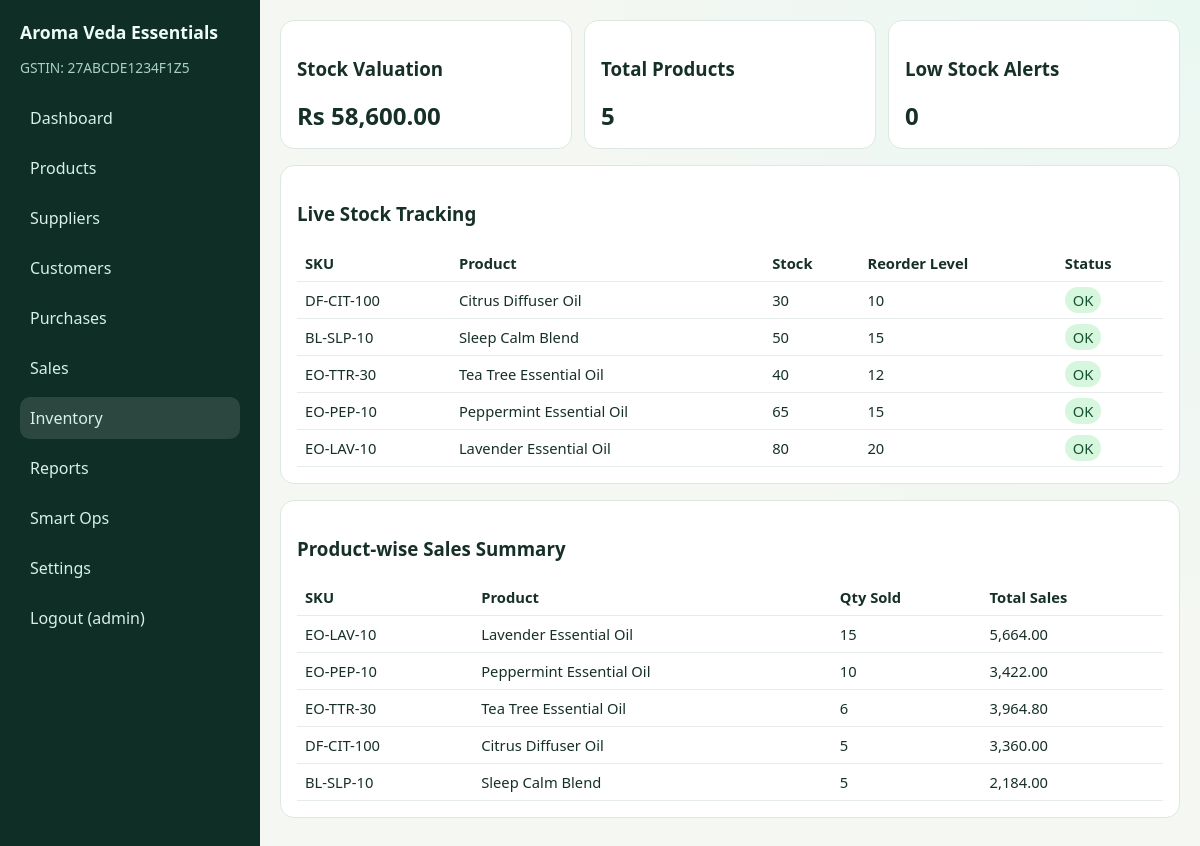
The app's page /index.php?route=inventory/index (signed in) with its own data.
### tables this page shows
CREATE TABLE products (
    id INT AUTO_INCREMENT PRIMARY KEY,
    product_name VARCHAR(120) NOT NULL,
    sku VARCHAR(60) NOT NULL UNIQUE,
    category ENUM('Single Oil', 'Blend', 'Diffuser Oil') NOT NULL,
    variant VARCHAR(120) NOT NULL,
    size VARCHAR(20) NOT NULL,
    hsn_code VARCHAR(20) NOT NULL,
    gst_percent DECIMAL(5,2) NOT NULL,
    purchase_price DECIMAL(12,2) NOT NULL,
    selling_price DECIMAL(12,2) NOT NULL,
    stock_quantity INT NOT NULL DEFAULT 0,
    reorder_level INT NOT NULL DEFAULT 5,
    lead_time_days INT NOT NULL DEFAULT 7,
    moq INT NOT NULL DEFAULT 10,
    created_at DATETIME NOT NULL DEFAULT CURRENT_TIMESTAMP
);

### controllers/InventoryController.php (called while the page is built, shortened)
<?php
class InventoryController extends Controller
{
    public function index(): void
    {
        $model = new Product();
        $this->view('inventory/index', [
            'products' => $model->all(),
            'lowStock' => $model->lowStock(),
            'valuation' => $model->stockValuation(),
            'salesSummary' => $model->salesSummary(),
        ]);
    }
}

### index.php (called while the page is built, shortened)
<?php
require_once __DIR__ . '/core/helpers.php';
$route = $_GET['route'] ?? 'dashboard/index';
[$controllerName, $action] = array_pad(explode('/', $route), 2, 'index');
$controller = new $controllerClass();
$controller->$action();

### models/Product.php (called while the page is built, shortened)
<?php
class Product
{
    private PDO $db;
    public function __construct()
    {
        $this->db = Database::connection();
    }
    public function all(): array
    {
        return $this->db->query('SELECT * FROM products ORDER BY id DESC')->fetchAll();
    }
    public function salesSummary(): array
    {
        $sql = 'SELECT p.product_name, p.sku, COALESCE(SUM(si.quantity),0) AS total_qty, COALESCE(SUM(si.total),0) AS total_sales
                FROM products p
                LEFT JOIN sale_items si ON si.product_id = p.id
                LEFT JOIN sales s ON s.id = si.sale_id
                GROUP BY p.id, p.product_name, p.sku
                ORDER BY total_qty DESC';
        return $this->db->query($sql)->fetchAll();
    }
}

### core/helpers.php (called while the page is built, shortened)
<?php
function e($value): string
{
    return htmlspecialchars((string)$value, ENT_QUOTES, 'UTF-8');
}

### views/inventory/index.php (the view)
<section class="grid three">
    <div class="card metric"><h3>Stock Valuation</h3><p>Rs <?= number_format($valuation, 2) ?></p></div>
    <div class="card metric"><h3>Total Products</h3><p><?= count($products) ?></p></div>
    <div class="card metric"><h3>Low Stock Alerts</h3><p><?= count($lowStock) ?></p></div>
</section>
<section class="card">
    <h3>Live Stock Tracking</h3>
    <table>
        <thead><tr><th>SKU</th><th>Product</th><th>Stock</th><th>Reorder Level</th><th>Status</th></tr></thead>
        <tbody>
        <?php foreach ($products as $p): ?>
            <tr>
                <td><?= e($p['sku']) ?></td>
                <td><?= e($p['product_name']) ?></td>
                <td><?= (int)$p['stock_quantity'] ?></td>
                <td><?= (int)$p['reorder_level'] ?></td>
                <td><?= (int)$p['stock_quantity'] < (int)$p['reorder_level'] ? '<span class="badge danger">Low</span>' : '<span class="badge">OK</span>' ?></td>
            </tr>
        <?php endforeach; ?>
        </tbody>
    </table>
</section>
<section class="card">
    <h3>Product-wise Sales Summary</h3>
    <table>
        <thead><tr><th>SKU</th><th>Product</th><th>Qty Sold</th><th>Total Sales</th></tr></thead>
        <tbody>
        <?php foreach ($salesSummary as $s): ?>
            <tr>
                <td><?= e($s['sku']) ?></td>
                <td><?= e($s['product_name']) ?></td>
                <td><?= (int)$s['total_qty'] ?></td>
                <td><?= number_format((float)$s['total_sales'], 2) ?></td>
            </tr>
        <?php endforeach; ?>
        </tbody>
    </table>
</section>

### assets/css/style.css (style rules this page uses)
:root { --bg: #f4f7f2; --card: #ffffff; --accent: #1d6f5f; --accent-soft: #dff0eb; --text: #163028; --muted: #64748b; --danger: #b42318; }
* { box-sizing: border-box; }
body { margin: 0; font-family: "Segoe UI", Tahoma, sans-serif; color: var(--text); background: radial-gradient(circle at top right, #eaf8f2 0%, var(--bg) 42%); }
.card { background: var(--card); border: 1px solid #dce8e3; border-radius: 14px; padding: 16px; margin-bottom: 16px; }
.metric p { font-size: 1.5rem; font-weight: 600; margin: 0; }
.grid { display: grid; gap: 12px; }
.grid.three { grid-template-columns: repeat(3, 1fr); }
table { width: 100%; border-collapse: collapse; background: #fff; }
th, td { border-bottom: 1px solid #e5ece9; padding: 8px; text-align: left; font-size: 0.92rem; }
.badge { padding: 3px 8px; border-radius: 999px; background: #d6f7de; color: #14532d; }

### records on screen
products: sku "DF-CIT-100", product_name "Citrus Diffuser Oil", stock_quantity "30", reorder_level "10", shows "OK"
products: sku "BL-SLP-10", product_name "Sleep Calm Blend", stock_quantity "50", reorder_level "15", shows "OK"
products: sku "EO-TTR-30", product_name "Tea Tree Essential Oil", stock_quantity "40", reorder_level "12", shows "OK"
products: sku "EO-PEP-10", product_name "Peppermint Essential Oil", stock_quantity "65", reorder_level "15", shows "OK"
products: sku "EO-LAV-10", product_name "Lavender Essential Oil", stock_quantity "80", reorder_level "20", shows "OK"

### other values on screen
$app['business_name'] "Aroma Veda Essentials"
$app['business_gstin'] "27ABCDE1234F1Z5"
$user['username'] "admin"
$valuation "58,600.00"
count($products) "5"
count($lowStock) "0"
$s['sku'] "EO-LAV-10"
$s['product_name'] "Lavender Essential Oil"
$s['total_qty'] "15"
$s['total_sales'] "5,664.00"
$s['sku'] "EO-PEP-10"
$s['product_name'] "Peppermint Essential Oil"
$s['total_qty'] "10"
$s['total_sales'] "3,422.00"
$s['sku'] "EO-TTR-30"
